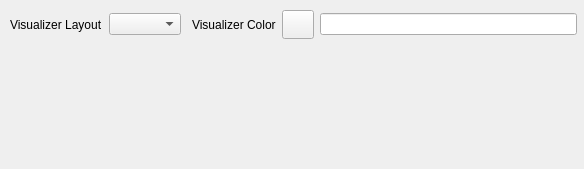
<?xml version="1.0" encoding="UTF-8"?>
<ui version="4.0">
 <class>Form</class>
 <widget class="QWidget" name="Form">
  <property name="geometry">
   <rect>
    <x>0</x>
    <y>0</y>
    <width>584</width>
    <height>169</height>
   </rect>
  </property>
  <property name="windowTitle">
   <string>Form</string>
  </property>
  <widget class="QWidget" name="layoutWidget">
   <property name="geometry">
    <rect>
     <x>10</x>
     <y>10</y>
     <width>567</width>
     <height>29</height>
    </rect>
   </property>
   <layout class="QHBoxLayout" name="horizontalLayout_9">
    <item>
     <widget class="QLabel" name="label_visLayout">
      <property name="sizePolicy">
       <sizepolicy hsizetype="Fixed" vsizetype="Preferred">
        <horstretch>0</horstretch>
        <verstretch>0</verstretch>
       </sizepolicy>
      </property>
      <property name="text">
       <string>Visualizer Layout</string>
      </property>
     </widget>
    </item>
    <item>
     <widget class="QComboBox" name="comboBox_visLayout"/>
    </item>
    <item>
     <spacer name="horizontalSpacer_5">
      <property name="orientation">
       <enum>Qt::Horizontal</enum>
      </property>
      <property name="sizeType">
       <enum>QSizePolicy::Fixed</enum>
      </property>
      <property name="sizeHint" stdset="0">
       <size>
        <width>5</width>
        <height>20</height>
       </size>
      </property>
     </spacer>
    </item>
    <item>
     <widget class="QLabel" name="label_visColor">
      <property name="text">
       <string>Visualizer Color</string>
      </property>
     </widget>
    </item>
    <item>
     <widget class="QPushButton" name="pushButton_visColor">
      <property name="maximumSize">
       <size>
        <width>32</width>
        <height>32</height>
       </size>
      </property>
      <property name="text">
       <string/>
      </property>
      <property name="MaximumSize" stdset="0">
       <size>
        <width>32</width>
        <height>32</height>
       </size>
      </property>
     </widget>
    </item>
    <item>
     <widget class="QLineEdit" name="lineEdit_visColor"/>
    </item>
   </layout>
  </widget>
 </widget>
 <resources/>
 <connections/>
</ui>
